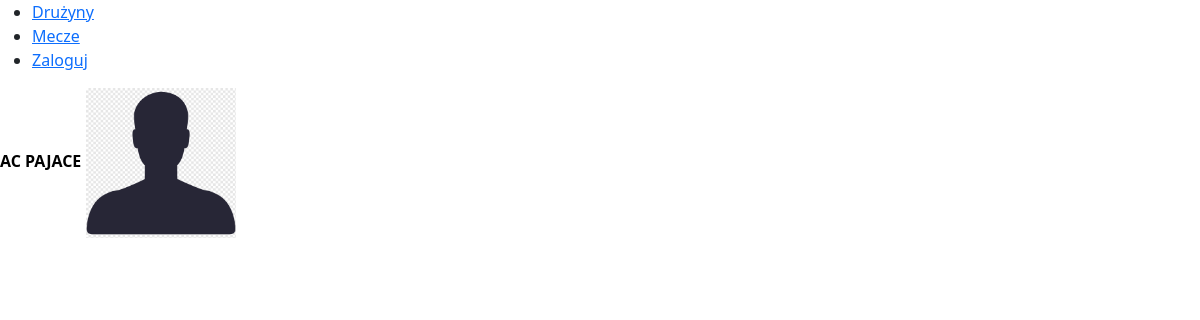
The page /teams/ on the database as committed earlier.
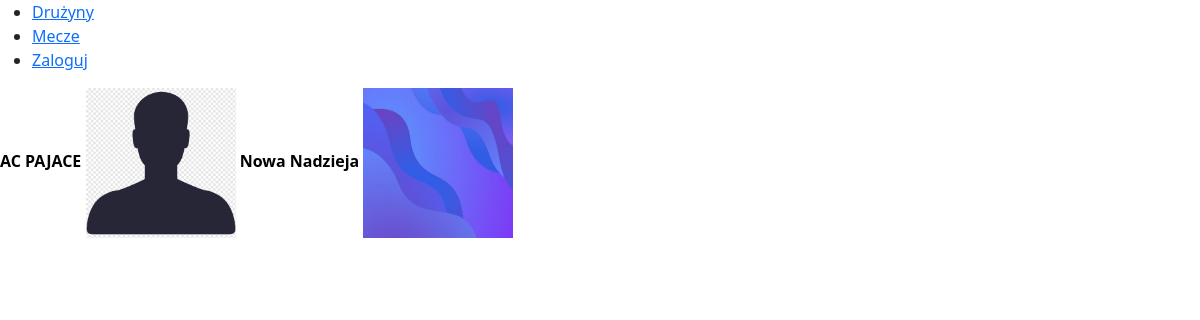
The same page on the database as committed later.
### Teams/models.py (models this page shows, shortened)
class Team(models.Model):
    name = models.CharField(unique=True,max_length=30)
    slug = models.SlugField(unique=True,max_length=30)
    image = models.ImageField(upload_to='images/teams')
    def __str__(self):
        return self.name
    def get_absolute_url(self):
        return reverse('teams:team_detail',args=[self.slug])

### Teams/views.py (the view)
# urls.py: path('',include('Teams.urls',namespace='teams')),
def teams(request):
    teams = Team.objects.all()
    return render(request,'teams/all_teams.html',{'teams':teams})

### templates/teams/all_teams.html
{% extends 'base.html' %}
{% block content %}
    {% for team in teams %}
        <a class="fw-bold text-decoration-none text-black" href="{{ team.get_absolute_url }}">{{ team }}</a>
        <img src="{{ team.image.url }}" alt="" style="width:150px;height:150px">
    {% endfor %}
{% endblock %}

### templates/base.html (shortened to what this page needs)
<!DOCTYPE html>
<html lang="en">
<head>
    <link href="https://cdn.jsdelivr.net/npm/bootstrap@5.2.3/dist/css/bootstrap.min.css" rel="stylesheet">
</head>
<body>
    <ul>
        <li><a href="{% url 'teams:teams' %}">Drużyny</a></li>
        <li>
            <a href="{% url 'matches:all_matches' %}">
                Mecze
            </a>
        </li>
        <li>
            {% if user.is_authenticated %}
                <a href="{% url 'logout' %}">Wyloguj</a>
            {% else %}
                <a href="{% url 'users:login' %}">Zaloguj</a>
            {% endif %}
        </li>
    </ul>
    {% block content %}
    {% endblock %}
</body>
</html>

Rows that differ between the two databases and show on the page:
added Team: name "Nowa Nadzieja", image (picture)
